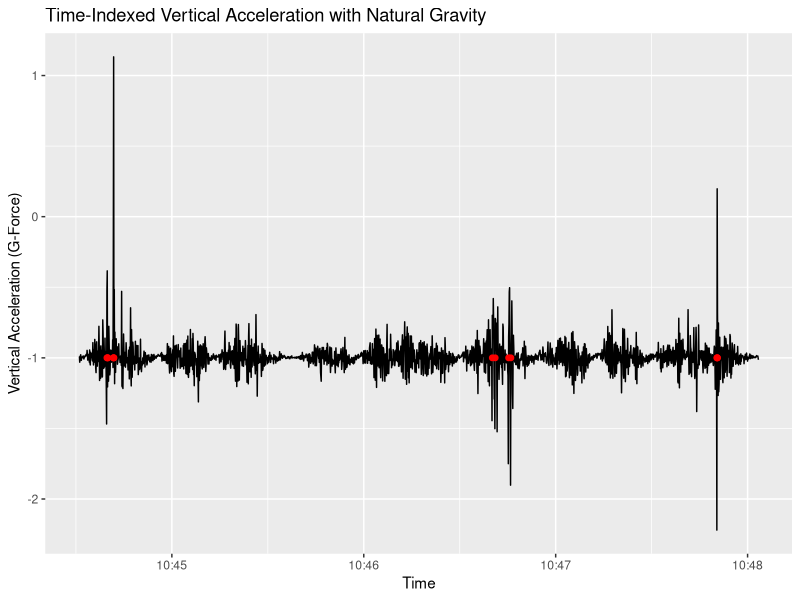
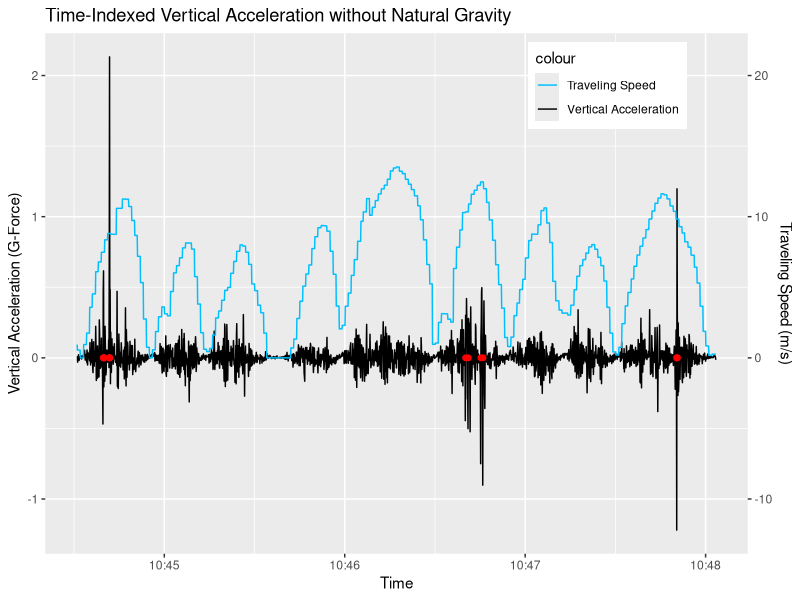
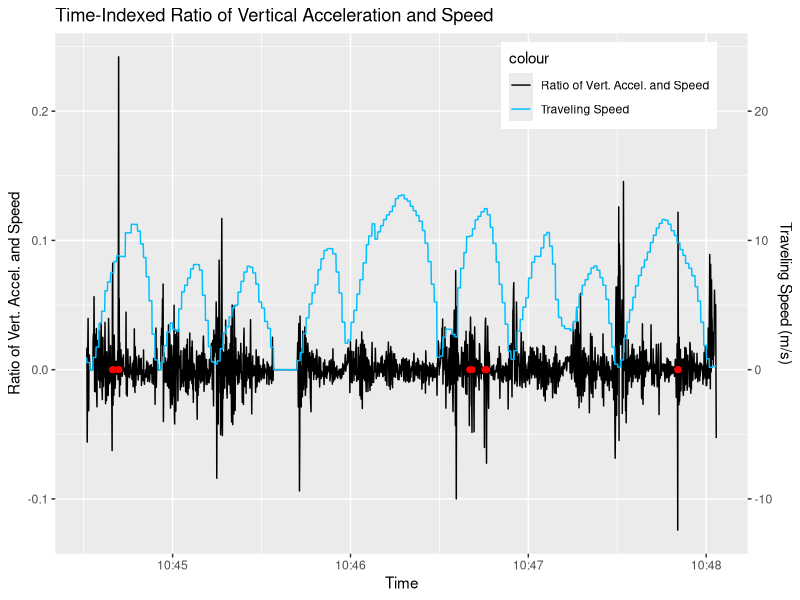
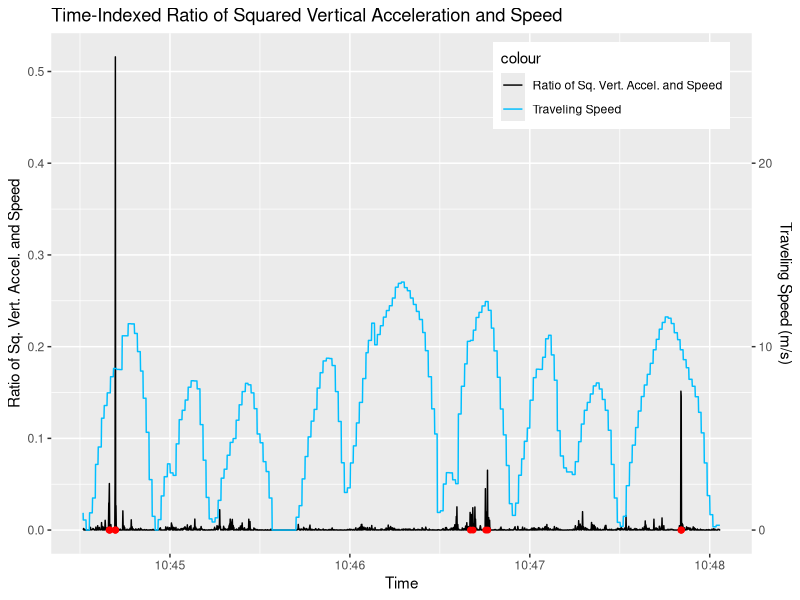
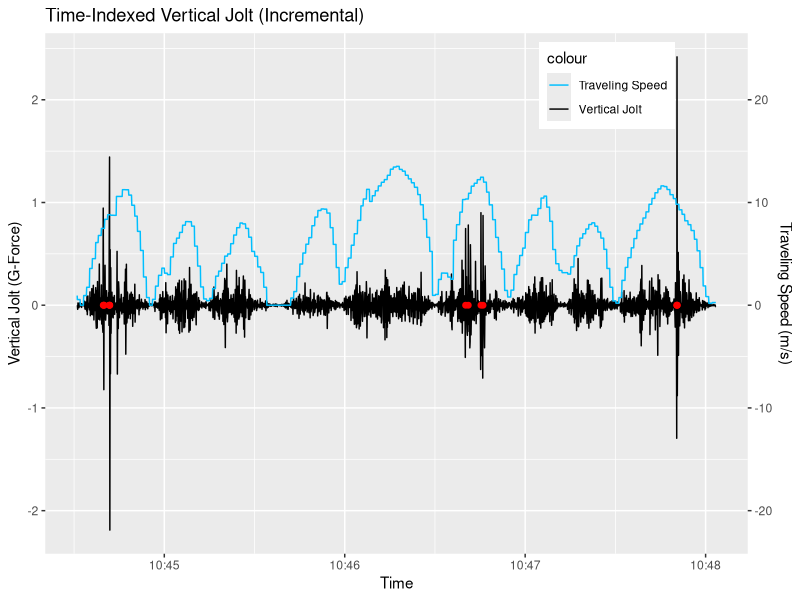
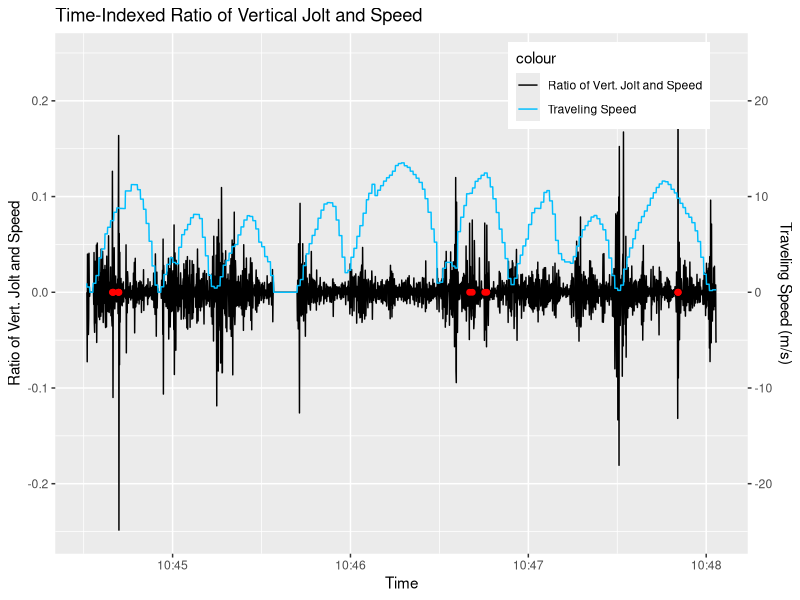
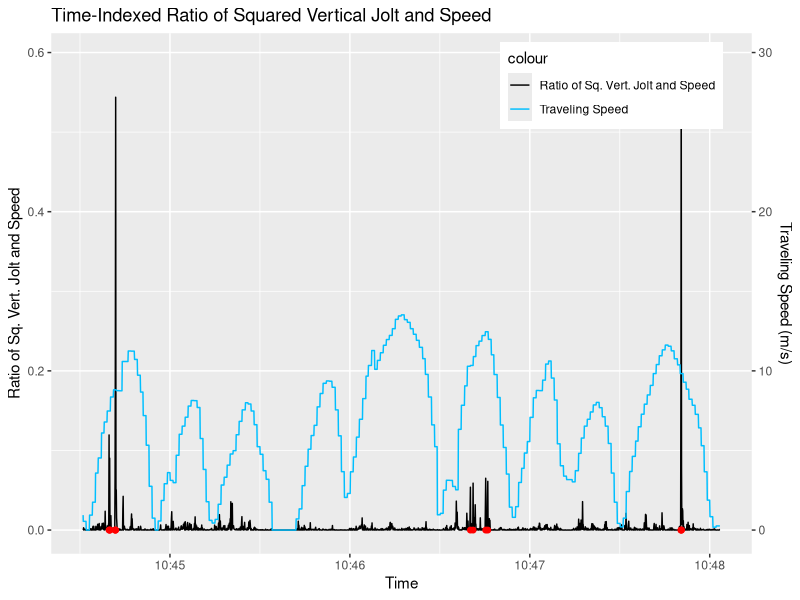
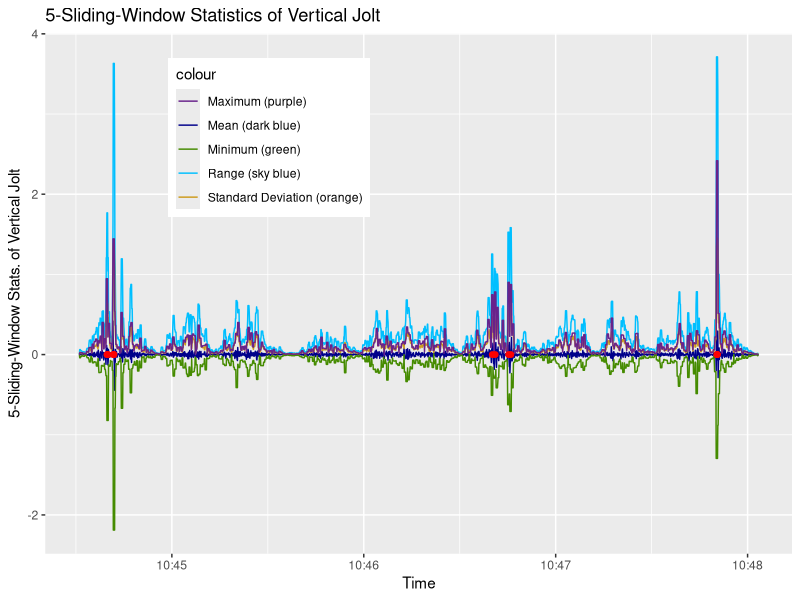

These charts were generated, in order, by the following R code:
## ---- chunk 1
knitr::opts_chunk$set(echo = TRUE)
## ---- chunk 2
# load data file
if (!exists("LA10.raw")) {
    LA10.raw <- read.csv("./los_angeles_10.csv")
}
print(nrow(LA10.raw))
## ---- chunk 3
LA10.valid = LA10.raw[, c("Date", "Latitude", "Longitude", "Speed")]
# validate DateTime format
LA10.valid$Date <- as.POSIXct(LA10.valid$Date, format="%Y-%m-%d %H:%M:%OS")
# specify orientation of accelration
LA10.valid$forw_accel = LA10.raw$X
LA10.valid$hori_accel = LA10.raw$Y
LA10.valid$vert_accel_G = LA10.raw$Z
# mark speed bumps
for (i in 1:nrow(LA10.valid)) {
    LA10.valid$speedbump[i] = "no"
}
for (i in c(88, 90, 91, 108, 109, 110, 1287, 1296, 1338, 1345, 1989, 1990, 1991)) {
    LA10.valid$speedbump[i] = "yes"
}
## ---- chunk 4
require(ggplot2)
LA10.vert_accel_G.plot <- ggplot(LA10.valid, aes(x = Date))
LA10.vert_accel_G.plot <- LA10.vert_accel_G.plot + geom_line(aes(y = vert_accel_G))
LA10.vert_accel_G.plot <- LA10.vert_accel_G.plot + xlab("Time") 
LA10.vert_accel_G.plot <- LA10.vert_accel_G.plot + ylab("Vertical Acceleration (G-Force)") 
LA10.vert_accel_G.plot <- LA10.vert_accel_G.plot + ggtitle("Time-Indexed Vertical Acceleration with Natural Gravity")
for (i in c(88, 90, 91, 108, 109, 110, 1287, 1296, 1338, 1345, 1989, 1990, 1991)) {
    LA10.vert_accel_G.plot <- LA10.vert_accel_G.plot + 
        annotate("pointrange", x = LA10.valid$Date[i], y = -1, ymin = -1, ymax = -1, colour = "red", size = 0.25)
}
print(LA10.vert_accel_G.plot)
## ---- chunk 5
# remove natural gravity in vertical acceleration
LA10.valid$vert_accel = LA10.valid$vert_accel_G + 1
## ---- chunk 6
require(ggplot2)
LA10.vert_accel.plot <- ggplot(LA10.valid, aes(x = Date))
LA10.vert_accel.plot <- LA10.vert_accel.plot + geom_line(aes(y = vert_accel, colour = "Vertical Acceleration"))
LA10.vert_accel.plot <- LA10.vert_accel.plot + geom_line(aes(y = Speed / 10, colour = "Traveling Speed"))
LA10.vert_accel.plot <- LA10.vert_accel.plot + scale_y_continuous(sec.axis = sec_axis(~.*10, name = "Traveling Speed (m/s)"))
LA10.vert_accel.plot <- LA10.vert_accel.plot + scale_colour_manual(values = c("deepskyblue", "black"))
LA10.vert_accel.plot <- LA10.vert_accel.plot + xlab("Time") 
LA10.vert_accel.plot <- LA10.vert_accel.plot + ylab("Vertical Acceleration (G-Force)") 
LA10.vert_accel.plot <- LA10.vert_accel.plot + ggtitle("Time-Indexed Vertical Acceleration without Natural Gravity")
LA10.vert_accel.plot <- LA10.vert_accel.plot + theme(legend.position = c(0.8, 0.9))
for (i in c(88, 90, 91, 108, 109, 110, 1287, 1296, 1338, 1345, 1989, 1990, 1991)) {
    LA10.vert_accel.plot <- LA10.vert_accel.plot + 
        annotate("pointrange", x = LA10.valid$Date[i], y = 0, ymin = 0, ymax = 0, colour = "red", size = 0.25)
}
print(LA10.vert_accel.plot)
## ---- chunk 7
# calculate ratio between vertical acceleration and speed
for (i in 1:nrow(LA10.valid)) {
    if (LA10.valid$Speed[i] == 0) {
        LA10.valid$vert_accel_ratio_speed[i] = 0
    }
    else {
        LA10.valid$vert_accel_ratio_speed[i] = LA10.valid$vert_accel[i] / LA10.valid$Speed[i]
    }
}
## ---- chunk 8
require(ggplot2)
LA10.vert_accel_ratio_speed.plot <- ggplot(LA10.valid, aes(x = Date))
LA10.vert_accel_ratio_speed.plot <- LA10.vert_accel_ratio_speed.plot + geom_line(aes(y = vert_accel_ratio_speed, colour = "Ratio of Vert. Accel. and Speed"))
LA10.vert_accel_ratio_speed.plot <- LA10.vert_accel_ratio_speed.plot + geom_line(aes(y = Speed / 100, colour = "Traveling Speed"))
LA10.vert_accel_ratio_speed.plot <- LA10.vert_accel_ratio_speed.plot + scale_y_continuous(sec.axis = sec_axis(~.*100, name = "Traveling Speed (m/s)"))
LA10.vert_accel_ratio_speed.plot <- LA10.vert_accel_ratio_speed.plot + scale_colour_manual(values = c("black", "deepskyblue"))
LA10.vert_accel_ratio_speed.plot <- LA10.vert_accel_ratio_speed.plot + xlab("Time") 
LA10.vert_accel_ratio_speed.plot <- LA10.vert_accel_ratio_speed.plot + ylab("Ratio of Vert. Accel. and Speed") 
LA10.vert_accel_ratio_speed.plot <- LA10.vert_accel_ratio_speed.plot + ggtitle("Time-Indexed Ratio of Vertical Acceleration and Speed")
LA10.vert_accel_ratio_speed.plot <- LA10.vert_accel_ratio_speed.plot + theme(legend.position = c(0.8, 0.9))
for (i in c(88, 90, 91, 108, 109, 110, 1287, 1296, 1338, 1345, 1989, 1990, 1991)) {
    LA10.vert_accel_ratio_speed.plot <- LA10.vert_accel_ratio_speed.plot + 
        annotate("pointrange", x = LA10.valid$Date[i], y = 0, ymin = 0, ymax = 0, colour = "red", size = 0.25)
}
print(LA10.vert_accel_ratio_speed.plot)
## ---- chunk 9
# calculate ratio between vertical acceleration and speed
for (i in 1:nrow(LA10.valid)) {
    if (LA10.valid$Speed[i] == 0) {
        LA10.valid$sq_vert_accel_ratio_speed[i] = 0
    }
    else {
        LA10.valid$sq_vert_accel_ratio_speed[i] = (LA10.valid$vert_accel[i] * LA10.valid$vert_accel[i]) / LA10.valid$Speed[i]
    }
}
## ---- chunk 10
require(ggplot2)
LA10.sq_vert_accel_ratio_speed.plot <- ggplot(LA10.valid, aes(x = Date))
LA10.sq_vert_accel_ratio_speed.plot <- LA10.sq_vert_accel_ratio_speed.plot + geom_line(aes(y = sq_vert_accel_ratio_speed, colour = "Ratio of Sq. Vert. Accel. and Speed"))
LA10.sq_vert_accel_ratio_speed.plot <- LA10.sq_vert_accel_ratio_speed.plot + geom_line(aes(y = Speed / 50, colour = "Traveling Speed"))
LA10.sq_vert_accel_ratio_speed.plot <- LA10.sq_vert_accel_ratio_speed.plot + scale_y_continuous(sec.axis = sec_axis(~.*50, name = "Traveling Speed (m/s)"))
LA10.sq_vert_accel_ratio_speed.plot <- LA10.sq_vert_accel_ratio_speed.plot + scale_colour_manual(values = c("black", "deepskyblue"))
LA10.sq_vert_accel_ratio_speed.plot <- LA10.sq_vert_accel_ratio_speed.plot + xlab("Time") 
LA10.sq_vert_accel_ratio_speed.plot <- LA10.sq_vert_accel_ratio_speed.plot + ylab("Ratio of Sq. Vert. Accel. and Speed") 
LA10.sq_vert_accel_ratio_speed.plot <- LA10.sq_vert_accel_ratio_speed.plot + ggtitle("Time-Indexed Ratio of Squared Vertical Acceleration and Speed")
LA10.sq_vert_accel_ratio_speed.plot <- LA10.sq_vert_accel_ratio_speed.plot + theme(legend.position = c(0.8, 0.9))
for (i in c(88, 90, 91, 108, 109, 110, 1287, 1296, 1338, 1345, 1989, 1990, 1991)) {
    LA10.sq_vert_accel_ratio_speed.plot <- LA10.sq_vert_accel_ratio_speed.plot + 
        annotate("pointrange", x = LA10.valid$Date[i], y = 0, ymin = 0, ymax = 0, colour = "red", size = 0.25)
}
print(LA10.sq_vert_accel_ratio_speed.plot)
## ---- chunk 11
# calculate vertical jolt
for (i in 1:nrow(LA10.valid)) {
    if (i == 1) {
        LA10.valid$vert_jolt[i] = 0
    }
    else {
        LA10.valid$vert_jolt[i] = LA10.valid$vert_accel[i] - LA10.valid$vert_accel[i - 1]
    }
}
## ---- chunk 12
require(ggplot2)
LA10.vert_jolt.plot <- ggplot(LA10.valid, aes(x = Date))
LA10.vert_jolt.plot <- LA10.vert_jolt.plot + geom_line(aes(y = vert_jolt, colour = "Vertical Jolt"))
LA10.vert_jolt.plot <- LA10.vert_jolt.plot + geom_line(aes(y = Speed / 10, colour = "Traveling Speed"))
LA10.vert_jolt.plot <- LA10.vert_jolt.plot + scale_y_continuous(sec.axis = sec_axis(~.*10, name = "Traveling Speed (m/s)"))
LA10.vert_jolt.plot <- LA10.vert_jolt.plot + scale_colour_manual(values = c("deepskyblue", "black"))
LA10.vert_jolt.plot <- LA10.vert_jolt.plot + xlab("Time") 
LA10.vert_jolt.plot <- LA10.vert_jolt.plot + ylab("Vertical Jolt (G-Force)") 
LA10.vert_jolt.plot <- LA10.vert_jolt.plot + ggtitle("Time-Indexed Vertical Jolt (Incremental)")
LA10.vert_jolt.plot <- LA10.vert_jolt.plot + theme(legend.position = c(0.8, 0.9))
for (i in c(88, 90, 91, 108, 109, 110, 1287, 1296, 1338, 1345, 1989, 1990, 1991)) {
    LA10.vert_jolt.plot <- LA10.vert_jolt.plot + 
        annotate("pointrange", x = LA10.valid$Date[i], y = 0, ymin = 0, ymax = 0, colour = "red", size = 0.25)
}
print(LA10.vert_jolt.plot)
## ---- chunk 13
# calculate ratio between vertical jolt and speed
for (i in 1:nrow(LA10.valid)) {
    if (LA10.valid$Speed[i] == 0) {
        LA10.valid$vert_jolt_ratio_speed[i] = 0
    }
    else {
        LA10.valid$vert_jolt_ratio_speed[i] = LA10.valid$vert_jolt[i] / LA10.valid$Speed[i]
    }
}
## ---- chunk 14
require(ggplot2)
LA10.vert_jolt_ratio_speed.plot <- ggplot(LA10.valid, aes(x = Date))
LA10.vert_jolt_ratio_speed.plot <- LA10.vert_jolt_ratio_speed.plot + geom_line(aes(y = vert_jolt_ratio_speed, colour = "Ratio of Vert. Jolt and Speed"))
LA10.vert_jolt_ratio_speed.plot <- LA10.vert_jolt_ratio_speed.plot + geom_line(aes(y = Speed / 100, colour = "Traveling Speed"))
LA10.vert_jolt_ratio_speed.plot <- LA10.vert_jolt_ratio_speed.plot + scale_y_continuous(sec.axis = sec_axis(~.*100, name = "Traveling Speed (m/s)"))
LA10.vert_jolt_ratio_speed.plot <- LA10.vert_jolt_ratio_speed.plot + scale_colour_manual(values = c("black", "deepskyblue"))
LA10.vert_jolt_ratio_speed.plot <- LA10.vert_jolt_ratio_speed.plot + xlab("Time") 
LA10.vert_jolt_ratio_speed.plot <- LA10.vert_jolt_ratio_speed.plot + ylab("Ratio of Vert. Jolt and Speed") 
LA10.vert_jolt_ratio_speed.plot <- LA10.vert_jolt_ratio_speed.plot + ggtitle("Time-Indexed Ratio of Vertical Jolt and Speed")
LA10.vert_jolt_ratio_speed.plot <- LA10.vert_jolt_ratio_speed.plot + theme(legend.position = c(0.8, 0.9))
for (i in c(88, 90, 91, 108, 109, 110, 1287, 1296, 1338, 1345, 1989, 1990, 1991)) {
    LA10.vert_jolt_ratio_speed.plot <- LA10.vert_jolt_ratio_speed.plot + 
        annotate("pointrange", x = LA10.valid$Date[i], y = 0, ymin = 0, ymax = 0, colour = "red", size = 0.25)
}
print(LA10.vert_jolt_ratio_speed.plot)
## ---- chunk 15
# calculate ratio between vertical jolt and speed
for (i in 1:nrow(LA10.valid)) {
    if (LA10.valid$Speed[i] == 0) {
        LA10.valid$sq_vert_jolt_ratio_speed[i] = 0
    }
    else {
        LA10.valid$sq_vert_jolt_ratio_speed[i] = (LA10.valid$vert_jolt[i] * LA10.valid$vert_jolt[i]) / LA10.valid$Speed[i]
    }
}
## ---- chunk 16
require(ggplot2)
LA10.sq_vert_jolt_ratio_speed.plot <- ggplot(LA10.valid, aes(x = Date))
LA10.sq_vert_jolt_ratio_speed.plot <- LA10.sq_vert_jolt_ratio_speed.plot + geom_line(aes(y = sq_vert_jolt_ratio_speed, colour = "Ratio of Sq. Vert. Jolt and Speed"))
LA10.sq_vert_jolt_ratio_speed.plot <- LA10.sq_vert_jolt_ratio_speed.plot + geom_line(aes(y = Speed / 50, colour = "Traveling Speed"))
LA10.sq_vert_jolt_ratio_speed.plot <- LA10.sq_vert_jolt_ratio_speed.plot + scale_y_continuous(sec.axis = sec_axis(~.*50, name = "Traveling Speed (m/s)"))
LA10.sq_vert_jolt_ratio_speed.plot <- LA10.sq_vert_jolt_ratio_speed.plot + scale_colour_manual(values = c("black", "deepskyblue"))
LA10.sq_vert_jolt_ratio_speed.plot <- LA10.sq_vert_jolt_ratio_speed.plot + xlab("Time") 
LA10.sq_vert_jolt_ratio_speed.plot <- LA10.sq_vert_jolt_ratio_speed.plot + ylab("Ratio of Sq. Vert. Jolt and Speed") 
LA10.sq_vert_jolt_ratio_speed.plot <- LA10.sq_vert_jolt_ratio_speed.plot + ggtitle("Time-Indexed Ratio of Squared Vertical Jolt and Speed")
LA10.sq_vert_jolt_ratio_speed.plot <- LA10.sq_vert_jolt_ratio_speed.plot + theme(legend.position = c(0.8, 0.9))
for (i in c(88, 90, 91, 108, 109, 110, 1287, 1296, 1338, 1345, 1989, 1990, 1991)) {
    LA10.sq_vert_jolt_ratio_speed.plot <- LA10.sq_vert_jolt_ratio_speed.plot + 
        annotate("pointrange", x = LA10.valid$Date[i], y = 0, ymin = 0, ymax = 0, colour = "red", size = 0.25)
}
print(LA10.sq_vert_jolt_ratio_speed.plot)
## ---- chunk 17
# calculate 5-sliding-window mean of vertical jolt
for (i in 3:nrow(LA10.valid)-2) {
    LA10.valid$vert_jolt_mean[i] = mean(c(LA10.valid$vert_jolt[i-2], 
                                        LA10.valid$vert_jolt[i-1], 
                                        LA10.valid$vert_jolt[i], 
                                        LA10.valid$vert_jolt[i+1], 
                                        LA10.valid$vert_jolt[i+2]))
}
LA10.valid$vert_jolt_mean[1] = 0
LA10.valid$vert_jolt_mean[2] = 0
LA10.valid$vert_jolt_mean[nrow(LA10.valid) - 1] = 0
LA10.valid$vert_jolt_mean[nrow(LA10.valid)] = 0
# calculate 5-sliding-window standard deviation of vertical jolt
for (i in 3:nrow(LA10.valid)-2) {
    LA10.valid$vert_jolt_sd[i] = sd(c(LA10.valid$vert_jolt[i-2], 
                                        LA10.valid$vert_jolt[i-1], 
                                        LA10.valid$vert_jolt[i], 
                                        LA10.valid$vert_jolt[i+1], 
                                        LA10.valid$vert_jolt[i+2]))
}
LA10.valid$vert_jolt_sd[1] = 0
LA10.valid$vert_jolt_sd[2] = 0
LA10.valid$vert_jolt_sd[nrow(LA10.valid) - 1] = 0
LA10.valid$vert_jolt_sd[nrow(LA10.valid)] = 0
# calculate 5-sliding-window minimum of vertical jolt
for (i in 3:nrow(LA10.valid)-2) {
    LA10.valid$vert_jolt_min[i] = min(c(LA10.valid$vert_jolt[i-2], 
                                        LA10.valid$vert_jolt[i-1], 
                                        LA10.valid$vert_jolt[i], 
                                        LA10.valid$vert_jolt[i+1], 
                                        LA10.valid$vert_jolt[i+2]))
}
LA10.valid$vert_jolt_min[1] = 0
LA10.valid$vert_jolt_min[2] = 0
LA10.valid$vert_jolt_min[nrow(LA10.valid) - 1] = 0
LA10.valid$vert_jolt_min[nrow(LA10.valid)] = 0
# calculate 5-sliding-window maxium of vertical jolt
for (i in 3:nrow(LA10.valid)-2) {
    LA10.valid$vert_jolt_max[i] = max(c(LA10.valid$vert_jolt[i-2], 
                                        LA10.valid$vert_jolt[i-1], 
                                        LA10.valid$vert_jolt[i], 
                                        LA10.valid$vert_jolt[i+1], 
                                        LA10.valid$vert_jolt[i+2]))
}
LA10.valid$vert_jolt_max[1] = 0
LA10.valid$vert_jolt_max[2] = 0
LA10.valid$vert_jolt_max[nrow(LA10.valid) - 1] = 0
LA10.valid$vert_jolt_max[nrow(LA10.valid)] = 0
## ---- chunk 18
require(ggplot2)
LA10.vert_jolt_5.plot <- ggplot(LA10.valid, aes(x = Date))
LA10.vert_jolt_5.plot <- LA10.vert_jolt_5.plot + geom_line(aes(y = vert_jolt_max - vert_jolt_min, colour = "Range (sky blue)"))
LA10.vert_jolt_5.plot <- LA10.vert_jolt_5.plot + geom_line(aes(y = vert_jolt_mean, colour = "Mean (dark blue)"))
LA10.vert_jolt_5.plot <- LA10.vert_jolt_5.plot + geom_line(aes(y = vert_jolt_sd, colour = "Standard Deviation (orange)"))
LA10.vert_jolt_5.plot <- LA10.vert_jolt_5.plot + geom_line(aes(y = vert_jolt_min, colour = "Minimum (green)"))
LA10.vert_jolt_5.plot <- LA10.vert_jolt_5.plot + geom_line(aes(y = vert_jolt_max, colour = "Maximum (purple)"))
LA10.vert_jolt_5.plot <- LA10.vert_jolt_5.plot + scale_colour_manual(values = c("darkorchid4", "blue4", "chartreuse4", "deepskyblue", "goldenrod3"))
LA10.vert_jolt_5.plot <- LA10.vert_jolt_5.plot + theme(legend.position = c(0.3, 0.8))
LA10.vert_jolt_5.plot <- LA10.vert_jolt_5.plot + xlab("Time") 
LA10.vert_jolt_5.plot <- LA10.vert_jolt_5.plot + ylab("5-Sliding-Window Stats. of Vertical Jolt") 
LA10.vert_jolt_5.plot <- LA10.vert_jolt_5.plot + ggtitle("5-Sliding-Window Statistics of Vertical Jolt")
for (i in c(88, 90, 91, 108, 109, 110, 1287, 1296, 1338, 1345, 1989, 1990, 1991)) {
    LA10.vert_jolt_5.plot <- LA10.vert_jolt_5.plot + 
        annotate("pointrange", x = LA10.valid$Date[i], y = 0, ymin = 0, ymax = 0, colour = "red", size = 0.25)
}
print(LA10.vert_jolt_5.plot)
## ---- chunk 19
require(ggplot2)
LA10.comparative.plot <- ggplot(LA10.valid, aes(x = Date))
LA10.comparative.plot <- LA10.comparative.plot + geom_line(aes(y = Speed / 50, colour = "Traveling Speed"))
#LA10.comparative.plot <- LA10.comparative.plot + geom_line(aes(y = vert_accel, colour = "Vertical Acceleration"))
#LA10.comparative.plot <- LA10.comparative.plot + geom_line(aes(y = vert_jolt, colour = "Vertical Jolt"))
LA10.comparative.plot <- LA10.comparative.plot + geom_line(aes(y = sq_vert_accel_ratio_speed, colour = "Ratio of Sq. Vert. Accel. & Speed"))
LA10.comparative.plot <- LA10.comparative.plot + geom_line(aes(y = -sq_vert_jolt_ratio_speed, colour = "Ratio of Sq. Vert. Jolt & Speed (-)"))
LA10.comparative.plot <- LA10.comparative.plot + scale_y_continuous(sec.axis = sec_axis(~.*50, name = "Traveling Speed (m/s)"))
LA10.comparative.plot <- LA10.comparative.plot + scale_colour_manual(values = c("darkorchid4", "goldenrod3", "deepskyblue"))
LA10.comparative.plot <- LA10.comparative.plot + xlab("Time") 
LA10.comparative.plot <- LA10.comparative.plot + ylab("Ratios") 
LA10.comparative.plot <- LA10.comparative.plot + ggtitle("Comparison of Two Most Promising Factors")
LA10.comparative.plot <- LA10.comparative.plot + theme(legend.position = c(0.35, 0.2))
for (i in c(88, 90, 91, 108, 109, 110, 1287, 1296, 1338, 1345, 1989, 1990, 1991)) {
    LA10.comparative.plot <- LA10.comparative.plot + 
        annotate("pointrange", x = LA10.valid$Date[i], y = 0, ymin = 0, ymax = 0, colour = "red", size = 0.2)
}
print(LA10.comparative.plot)
## ---- chunk 20
jpeg("./Epoch1_LA10.vert_accel_G.plot.jpeg", width = 1200, height = 750, units = "px")
print(LA10.vert_accel_G.plot)
dev.off()

jpeg("./Epoch2_LA10.vert_accel.plot.jpeg", width = 1200, height = 750, units = "px")
print(LA10.vert_accel.plot)
dev.off()

jpeg("./Epoch3_LA10.vert_accel_ratio_speed.plot.jpeg", width = 1200, height = 750, units = "px")
print(LA10.vert_accel_ratio_speed.plot)
dev.off()

jpeg("./Epoch4_LA10.sq_vert_accel_ratio_speed.plot.jpeg", width = 1200, height = 750, units = "px")
print(LA10.sq_vert_accel_ratio_speed.plot)
dev.off()

jpeg("./Epoch5_LA10.vert_jolt.plot.jpeg", width = 1200, height = 750, units = "px")
print(LA10.vert_jolt.plot)
dev.off()

jpeg("./Epoch6_LA10.vert_jolt_ratio_speed.plot.jpeg", width = 1200, height = 750, units = "px")
print(LA10.vert_jolt_ratio_speed.plot)
dev.off()

jpeg("./Epoch7_LA10.sq_vert_jolt_ratio_speed.plot.jpeg", width = 1200, height = 750, units = "px")
print(LA10.sq_vert_jolt_ratio_speed.plot)
dev.off()

jpeg("./Epoch8_LA10.vert_jolt_5.plot.jpeg", width = 1200, height = 750, units = "px")
print(LA10.vert_jolt_5.plot)
dev.off()

jpeg("./Epoch9_LA10.comparative.plot.jpeg", width = 1200, height = 750, units = "px")
print(LA10.comparative.plot)
dev.off()

write.csv(LA10.valid, "./los_angeles_10_labeled.csv")
